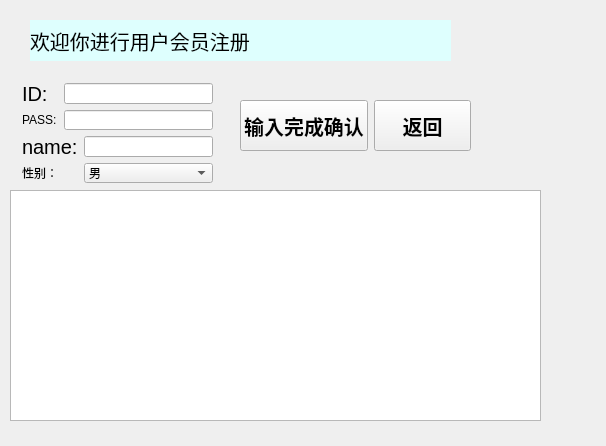
<?xml version="1.0" encoding="UTF-8"?>
<ui version="4.0">
 <class>OtherMember</class>
 <widget class="QWidget" name="OtherMember">
  <property name="geometry">
   <rect>
    <x>0</x>
    <y>0</y>
    <width>606</width>
    <height>446</height>
   </rect>
  </property>
  <property name="windowTitle">
   <string>Form</string>
  </property>
  <widget class="QLabel" name="label">
   <property name="geometry">
    <rect>
     <x>30</x>
     <y>20</y>
     <width>421</width>
     <height>41</height>
    </rect>
   </property>
   <property name="font">
    <font>
     <pointsize>15</pointsize>
    </font>
   </property>
   <property name="styleSheet">
    <string notr="true">background-color: rgb(222, 255, 254);</string>
   </property>
   <property name="text">
    <string>欢迎你进行用户会员注册</string>
   </property>
  </widget>
  <widget class="QWidget" name="layoutWidget">
   <property name="geometry">
    <rect>
     <x>240</x>
     <y>100</y>
     <width>231</width>
     <height>51</height>
    </rect>
   </property>
   <layout class="QHBoxLayout" name="horizontalLayout">
    <item>
     <widget class="QPushButton" name="enterBtn">
      <property name="sizePolicy">
       <sizepolicy hsizetype="Minimum" vsizetype="Minimum">
        <horstretch>0</horstretch>
        <verstretch>0</verstretch>
       </sizepolicy>
      </property>
      <property name="font">
       <font>
        <pointsize>15</pointsize>
        <weight>75</weight>
        <bold>true</bold>
       </font>
      </property>
      <property name="text">
       <string>输入完成确认</string>
      </property>
     </widget>
    </item>
    <item>
     <widget class="QPushButton" name="returnBtn">
      <property name="sizePolicy">
       <sizepolicy hsizetype="Minimum" vsizetype="Minimum">
        <horstretch>0</horstretch>
        <verstretch>0</verstretch>
       </sizepolicy>
      </property>
      <property name="font">
       <font>
        <pointsize>15</pointsize>
        <weight>75</weight>
        <bold>true</bold>
       </font>
      </property>
      <property name="text">
       <string>返回</string>
      </property>
     </widget>
    </item>
   </layout>
  </widget>
  <widget class="QTableView" name="tableView">
   <property name="geometry">
    <rect>
     <x>10</x>
     <y>190</y>
     <width>531</width>
     <height>231</height>
    </rect>
   </property>
  </widget>
  <widget class="QWidget" name="">
   <property name="geometry">
    <rect>
     <x>22</x>
     <y>83</y>
     <width>191</width>
     <height>100</height>
    </rect>
   </property>
   <layout class="QGridLayout" name="gridLayout">
    <item row="0" column="0">
     <widget class="QLabel" name="label_14">
      <property name="font">
       <font>
        <pointsize>15</pointsize>
       </font>
      </property>
      <property name="text">
       <string>ID:</string>
      </property>
     </widget>
    </item>
    <item row="0" column="1" colspan="2">
     <widget class="QLineEdit" name="IDLineEDit">
      <property name="sizePolicy">
       <sizepolicy hsizetype="Expanding" vsizetype="Minimum">
        <horstretch>0</horstretch>
        <verstretch>0</verstretch>
       </sizepolicy>
      </property>
     </widget>
    </item>
    <item row="1" column="0">
     <widget class="QLabel" name="label_15">
      <property name="text">
       <string>PASS:</string>
      </property>
     </widget>
    </item>
    <item row="1" column="1" colspan="2">
     <widget class="QLineEdit" name="passLineEDit">
      <property name="sizePolicy">
       <sizepolicy hsizetype="Expanding" vsizetype="Minimum">
        <horstretch>0</horstretch>
        <verstretch>0</verstretch>
       </sizepolicy>
      </property>
     </widget>
    </item>
    <item row="2" column="0" colspan="2">
     <widget class="QLabel" name="label_10">
      <property name="font">
       <font>
        <pointsize>15</pointsize>
       </font>
      </property>
      <property name="text">
       <string>name:</string>
      </property>
     </widget>
    </item>
    <item row="2" column="2">
     <widget class="QLineEdit" name="NameLineEdit">
      <property name="sizePolicy">
       <sizepolicy hsizetype="Expanding" vsizetype="Minimum">
        <horstretch>0</horstretch>
        <verstretch>0</verstretch>
       </sizepolicy>
      </property>
     </widget>
    </item>
    <item row="3" column="0">
     <widget class="QLabel" name="label_13">
      <property name="text">
       <string>性别：</string>
      </property>
     </widget>
    </item>
    <item row="3" column="2">
     <widget class="QComboBox" name="SexComboBox">
      <property name="sizePolicy">
       <sizepolicy hsizetype="Preferred" vsizetype="Minimum">
        <horstretch>0</horstretch>
        <verstretch>0</verstretch>
       </sizepolicy>
      </property>
      <item>
       <property name="text">
        <string>男</string>
       </property>
      </item>
      <item>
       <property name="text">
        <string>女</string>
       </property>
      </item>
     </widget>
    </item>
   </layout>
  </widget>
 </widget>
 <resources/>
 <connections/>
</ui>
